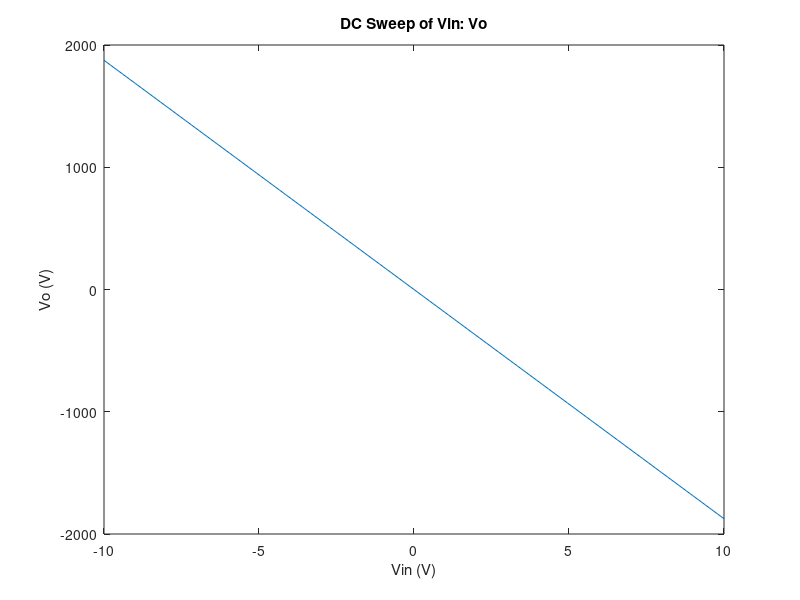
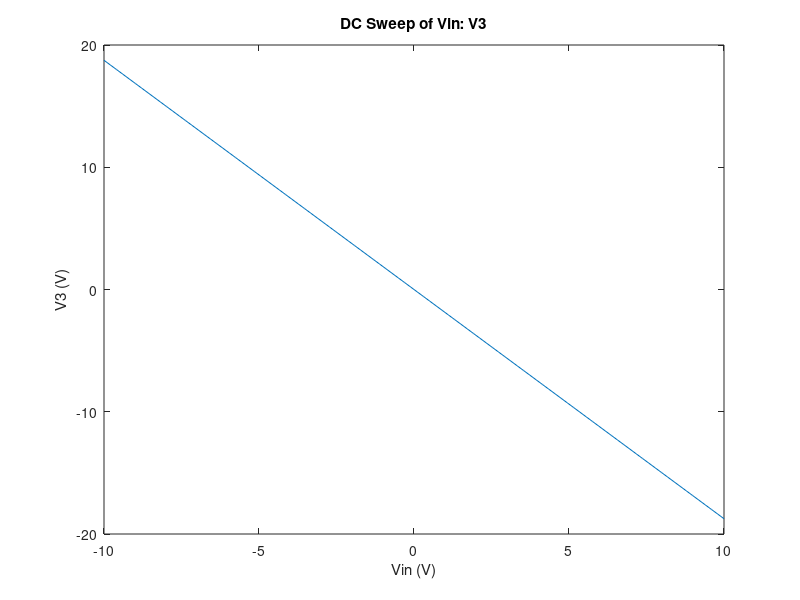
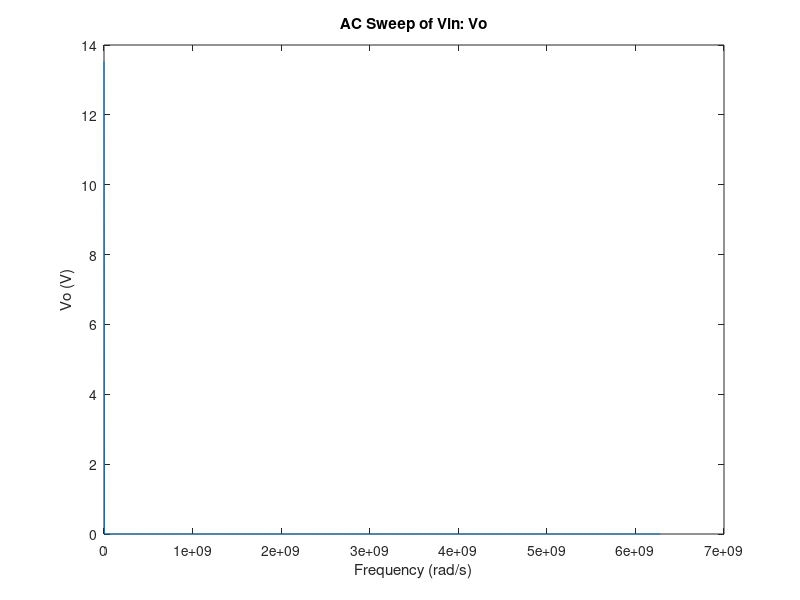
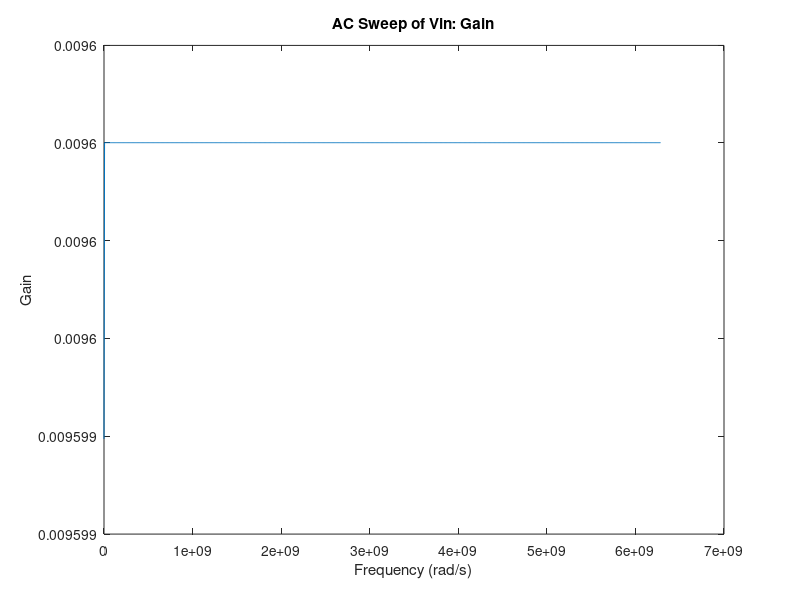

Recreate these plots in MATLAB, in order. (Note: this script raises an error after producing the figures.)
%% Question 1, 2
% Voltage sweep from 0.1V to 10V gives an R3 of 14 Ohms.

R3 = 14;

%% Question 3 a)
% Please see additional scaned document for work deriving these with KCL

%% Question 3 b)

% declare constants
R1 = 1;
Cap = 0.25;
R2 = 2;
L = 0.2;
alpha = 100;
R4 = 0.1;
Ro = 1000;

% C, G and F matrices
G =[ -1,  1,  1,    0,    0,     0,  0;
      0,  0,  0,   -1,    1,     0,  0; 
     -1,  0,  0,    0, 1/R1, -1/R1,  0;
      0,  0, -1, 1/R3,    1,     0,  0;
      0, -1,  0,    0, 1/R2,     0,  0;     
      0,  0,  alpha,    0,    0,     0, -1; 
      0,  0,  0,    0,    0,     1,  0];
  
C = [ 0,  0,  0,    0,    0,     0,  0;
      0,  0,  L,    0,    0,     0,  0; 
      0,  0,  0,    0,  Cap,  -Cap,  0;
      0,  0,  0,    0,    0,     0,  0;
      0,  0,  0,    0,    0,     0,  0;    
      0,  0,  0,    0,    0,     0,  0;
      0,  0,  0,    0,    0,     0,  0];
  
 
% perform DC sweep
V_sweep = linspace(-10, 10, 100);
Vo_arr = zeros(100,1);
V3_arr = zeros(100,1);
for i = 1:length(V_sweep)
    Vin = V_sweep(i);
    F = [0; 0; 0; 0; 0; 0; Vin];
    Vout = G \ F;
    Vo_arr(i) = Vout(7);       % not sure if it's actually 7, but this is a good placeholder for now
    V3_arr(i) = Vout(3);       % not sure if actually V3, come back to this   
end

% plot figures
figure
plot(V_sweep, Vo_arr)
title('DC Sweep of Vin: Vo')
xlabel('Vin (V)')
ylabel('Vo (V)')

figure
plot(V_sweep, V3_arr)
title('DC Sweep of Vin: V3')
xlabel('Vin (V)')
ylabel('V3 (V)')


% perform AC sweep
omega_sweep = linspace(100, 1E9, 1000) .* 2 .* pi;     % sweep from 100Hz to 1GHz in 1000 steps
Vo_arr = zeros(1000,1);
Vin = 10;
F = [0; 0; 0; 0; 0; 0; Vin];
for i = 1:length(omega_sweep)
    Vout = (G + omega_sweep(i) .* 1i .* C) \ F;
    Vo_arr(i) = Vout(7);            % again, not sure if 7 is right. Placeholder
end


% plot against omega
figure
plot(omega_sweep, real(Vo_arr));    % only plotting real part
title('AC Sweep of Vin: Vo')
xlabel('Frequency (rad/s)')
ylabel('Vo (V)')

% calculate and plot gain
gain = Vin ./ Vo_arr;
figure
plot(omega_sweep, gain)
title('AC Sweep of Vin: Gain')
xlabel('Frequency (rad/s)')
ylabel('Gain')


% AC sweep with noise on C
omega = pi;      % single value for sweep this time
Vo_arr = zeros(1000,1);
old_cap = Cap;                                          % save old capacitor value before we fiddle with it
for i = 1:1000
    Cap = normrnd(old_cap, 0.05);   % random perturbation in capacitor
    C = [ 0,  0,  0,    0,    0,     0,  0;
      0,  0,  L,    0,    0,     0,  0; 
      0,  0,  0,    0,  Cap,  -Cap,  0;
      0,  0,  0,    0,    0,     0,  0;
      0,  0,  0,    0,    0,     0,  0;    
      0,  0,  0,    0,    0,     0,  0;
      0,  0,  0,    0,    0,     0,  0];
    Vout = (G + omega .* 1i .* C) \ F;
    Vo_arr(i) = Vout(7);            % again, not sure if 7 is right. Placeholder
end

% plot histogram of gain
gain = Vin ./ real(Vo_arr);
figure
histogram(gain, 'BinLimits', [-2 2])
title('Gain Histogram')
xlabel('Gain')
ylabel('Counts')


%% Question 4
% This appears to be a low-pass amplfier. A high gain at low frequencies
% should be expected, dropping off rapidly at higher frequencies. See scan
% of additional work for FD derivation.


